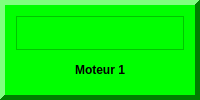
            <widget class="QFrame" name="F7">
             <property name="palette">
              <palette>
               <active>
                <colorrole role="WindowText">
                 <brush brushstyle="SolidPattern">
                  <color alpha="255">
                   <red>0</red>
                   <green>0</green>
                   <blue>0</blue>
                  </color>
                 </brush>
                </colorrole>
                <colorrole role="Button">
                 <brush brushstyle="SolidPattern">
                  <color alpha="255">
                   <red>0</red>
                   <green>255</green>
                   <blue>0</blue>
                  </color>
                 </brush>
                </colorrole>
                <colorrole role="Light">
                 <brush brushstyle="SolidPattern">
                  <color alpha="255">
                   <red>127</red>
                   <green>255</green>
                   <blue>127</blue>
                  </color>
                 </brush>
                </colorrole>
                <colorrole role="Midlight">
                 <brush brushstyle="SolidPattern">
                  <color alpha="255">
                   <red>63</red>
                   <green>255</green>
                   <blue>63</blue>
                  </color>
                 </brush>
                </colorrole>
                <colorrole role="Dark">
                 <brush brushstyle="SolidPattern">
                  <color alpha="255">
                   <red>0</red>
                   <green>127</green>
                   <blue>0</blue>
                  </color>
                 </brush>
                </colorrole>
                <colorrole role="Mid">
                 <brush brushstyle="SolidPattern">
                  <color alpha="255">
                   <red>0</red>
                   <green>170</green>
                   <blue>0</blue>
                  </color>
                 </brush>
                </colorrole>
                <colorrole role="Text">
                 <brush brushstyle="SolidPattern">
                  <color alpha="255">
                   <red>0</red>
                   <green>0</green>
                   <blue>0</blue>
                  </color>
                 </brush>
                </colorrole>
                <colorrole role="BrightText">
                 <brush brushstyle="SolidPattern">
                  <color alpha="255">
                   <red>255</red>
                   <green>255</green>
                   <blue>255</blue>
                  </color>
                 </brush>
                </colorrole>
                <colorrole role="ButtonText">
                 <brush brushstyle="SolidPattern">
                  <color alpha="255">
                   <red>0</red>
                   <green>0</green>
                   <blue>0</blue>
                  </color>
                 </brush>
                </colorrole>
                <colorrole role="Base">
                 <brush brushstyle="SolidPattern">
                  <color alpha="255">
                   <red>255</red>
                   <green>255</green>
                   <blue>255</blue>
                  </color>
                 </brush>
                </colorrole>
                <colorrole role="Window">
                 <brush brushstyle="SolidPattern">
                  <color alpha="255">
                   <red>0</red>
                   <green>255</green>
                   <blue>0</blue>
                  </color>
                 </brush>
                </colorrole>
                <colorrole role="Shadow">
                 <brush brushstyle="SolidPattern">
                  <color alpha="255">
                   <red>0</red>
                   <green>0</green>
                   <blue>0</blue>
                  </color>
                 </brush>
                </colorrole>
                <colorrole role="AlternateBase">
                 <brush brushstyle="SolidPattern">
                  <color alpha="255">
                   <red>127</red>
                   <green>255</green>
                   <blue>127</blue>
                  </color>
                 </brush>
                </colorrole>
                <colorrole role="ToolTipBase">
                 <brush brushstyle="SolidPattern">
                  <color alpha="255">
                   <red>255</red>
                   <green>255</green>
                   <blue>220</blue>
                  </color>
                 </brush>
                </colorrole>
                <colorrole role="ToolTipText">
                 <brush brushstyle="SolidPattern">
                  <color alpha="255">
                   <red>0</red>
                   <green>0</green>
                   <blue>0</blue>
                  </color>
                 </brush>
                </colorrole>
               </active>
               <inactive>
                <colorrole role="WindowText">
                 <brush brushstyle="SolidPattern">
                  <color alpha="255">
                   <red>0</red>
                   <green>0</green>
                   <blue>0</blue>
                  </color>
                 </brush>
                </colorrole>
                <colorrole role="Button">
                 <brush brushstyle="SolidPattern">
                  <color alpha="255">
                   <red>0</red>
                   <green>255</green>
                   <blue>0</blue>
                  </color>
                 </brush>
                </colorrole>
                <colorrole role="Light">
                 <brush brushstyle="SolidPattern">
                  <color alpha="255">
                   <red>127</red>
                   <green>255</green>
                   <blue>127</blue>
                  </color>
                 </brush>
                </colorrole>
                <colorrole role="Midlight">
                 <brush brushstyle="SolidPattern">
                  <color alpha="255">
                   <red>63</red>
                   <green>255</green>
                   <blue>63</blue>
                  </color>
                 </brush>
                </colorrole>
                <colorrole role="Dark">
                 <brush brushstyle="SolidPattern">
                  <color alpha="255">
                   <red>0</red>
                   <green>127</green>
                   <blue>0</blue>
                  </color>
                 </brush>
                </colorrole>
                <colorrole role="Mid">
                 <brush brushstyle="SolidPattern">
                  <color alpha="255">
                   <red>0</red>
                   <green>170</green>
                   <blue>0</blue>
                  </color>
                 </brush>
                </colorrole>
                <colorrole role="Text">
                 <brush brushstyle="SolidPattern">
                  <color alpha="255">
                   <red>0</red>
                   <green>0</green>
                   <blue>0</blue>
                  </color>
                 </brush>
                </colorrole>
                <colorrole role="BrightText">
                 <brush brushstyle="SolidPattern">
                  <color alpha="255">
                   <red>255</red>
                   <green>255</green>
                   <blue>255</blue>
                  </color>
                 </brush>
                </colorrole>
                <colorrole role="ButtonText">
                 <brush brushstyle="SolidPattern">
                  <color alpha="255">
                   <red>0</red>
                   <green>0</green>
                   <blue>0</blue>
                  </color>
                 </brush>
                </colorrole>
                <colorrole role="Base">
                 <brush brushstyle="SolidPattern">
                  <color alpha="255">
                   <red>255</red>
                   <green>255</green>
                   <blue>255</blue>
                  </color>
                 </brush>
                </colorrole>
                <colorrole role="Window">
                 <brush brushstyle="SolidPattern">
                  <color alpha="255">
                   <red>0</red>
                   <green>255</green>
                   <blue>0</blue>
                  </color>
                 </brush>
                </colorrole>
                <colorrole role="Shadow">
                 <brush brushstyle="SolidPattern">
                  <color alpha="255">
                   <red>0</red>
                   <green>0</green>
                   <blue>0</blue>
                  </color>
                 </brush>
                </colorrole>
                <colorrole role="AlternateBase">
                 <brush brushstyle="SolidPattern">
                  <color alpha="255">
                   <red>127</red>
                   <green>255</green>
                   <blue>127</blue>
                  </color>
                 </brush>
                </colorrole>
                <colorrole role="ToolTipBase">
                 <brush brushstyle="SolidPattern">
                  <color alpha="255">
                   <red>255</red>
                   <green>255</green>
                   <blue>220</blue>
                  </color>
                 </brush>
                </colorrole>
                <colorrole role="ToolTipText">
                 <brush brushstyle="SolidPattern">
                  <color alpha="255">
                   <red>0</red>
                   <green>0</green>
                   <blue>0</blue>
                  </color>
                 </brush>
                </colorrole>
               </inactive>
               <disabled>
                <colorrole role="WindowText">
                 <brush brushstyle="SolidPattern">
                  <color alpha="255">
                   <red>0</red>
                   <green>127</green>
                   <blue>0</blue>
                  </color>
                 </brush>
                </colorrole>
                <colorrole role="Button">
                 <brush brushstyle="SolidPattern">
                  <color alpha="255">
                   <red>0</red>
                   <green>255</green>
                   <blue>0</blue>
                  </color>
                 </brush>
                </colorrole>
                <colorrole role="Light">
                 <brush brushstyle="SolidPattern">
                  <color alpha="255">
                   <red>127</red>
                   <green>255</green>
                   <blue>127</blue>
                  </color>
                 </brush>
                </colorrole>
                <colorrole role="Midlight">
                 <brush brushstyle="SolidPattern">
                  <color alpha="255">
                   <red>63</red>
                   <green>255</green>
                   <blue>63</blue>
                  </color>
                 </brush>
                </colorrole>
                <colorrole role="Dark">
                 <brush brushstyle="SolidPattern">
                  <color alpha="255">
                   <red>0</red>
                   <green>127</green>
                   <blue>0</blue>
                  </color>
                 </brush>
                </colorrole>
                <colorrole role="Mid">
                 <brush brushstyle="SolidPattern">
                  <color alpha="255">
                   <red>0</red>
                   <green>170</green>
                   <blue>0</blue>
                  </color>
                 </brush>
                </colorrole>
                <colorrole role="Text">
                 <brush brushstyle="SolidPattern">
                  <color alpha="255">
                   <red>0</red>
                   <green>127</green>
                   <blue>0</blue>
                  </color>
                 </brush>
                </colorrole>
                <colorrole role="BrightText">
                 <brush brushstyle="SolidPattern">
                  <color alpha="255">
                   <red>255</red>
                   <green>255</green>
                   <blue>255</blue>
                  </color>
                 </brush>
                </colorrole>
                <colorrole role="ButtonText">
                 <brush brushstyle="SolidPattern">
                  <color alpha="255">
                   <red>0</red>
                   <green>127</green>
                   <blue>0</blue>
                  </color>
                 </brush>
                </colorrole>
                <colorrole role="Base">
                 <brush brushstyle="SolidPattern">
                  <color alpha="255">
                   <red>0</red>
                   <green>255</green>
                   <blue>0</blue>
                  </color>
                 </brush>
                </colorrole>
                <colorrole role="Window">
                 <brush brushstyle="SolidPattern">
                  <color alpha="255">
                   <red>0</red>
                   <green>255</green>
                   <blue>0</blue>
                  </color>
                 </brush>
                </colorrole>
                <colorrole role="Shadow">
                 <brush brushstyle="SolidPattern">
                  <color alpha="255">
                   <red>0</red>
                   <green>0</green>
                   <blue>0</blue>
                  </color>
                 </brush>
                </colorrole>
                <colorrole role="AlternateBase">
                 <brush brushstyle="SolidPattern">
                  <color alpha="255">
                   <red>0</red>
                   <green>255</green>
                   <blue>0</blue>
                  </color>
                 </brush>
                </colorrole>
                <colorrole role="ToolTipBase">
                 <brush brushstyle="SolidPattern">
                  <color alpha="255">
                   <red>255</red>
                   <green>255</green>
                   <blue>220</blue>
                  </color>
                 </brush>
                </colorrole>
                <colorrole role="ToolTipText">
                 <brush brushstyle="SolidPattern">
                  <color alpha="255">
                   <red>0</red>
                   <green>0</green>
                   <blue>0</blue>
                  </color>
                 </brush>
                </colorrole>
               </disabled>
              </palette>
             </property>
             <property name="frameShape">
              <enum>QFrame::Panel</enum>
             </property>
             <property name="frameShadow">
              <enum>QFrame::Raised</enum>
             </property>
             <property name="lineWidth">
              <number>5</number>
             </property>
             <layout class="QGridLayout" name="gridLayout_10">
              <item row="0" column="0">
               <layout class="QVBoxLayout" name="verticalLayout_14">
                <item>
                 <widget class="QFrame" name="frame">
                  <property name="frameShape">
                   <enum>QFrame::StyledPanel</enum>
                  </property>
                  <property name="frameShadow">
                   <enum>QFrame::Raised</enum>
                  </property>
                  <layout class="QGridLayout" name="gridLayout_15">
                   <item row="0" column="0">
                    <layout class="QHBoxLayout" name="horizontalLayout_14">
                     <item>
                      <widget class="QLabel" name="M11">
                       <property name="text">
                        <string/>
                       </property>
                       <property name="pixmap">
                        <pixmap resource="images.qrc">:/icones/vert</pixmap>
                       </property>
                       <property name="alignment">
                        <set>Qt::AlignCenter</set>
                       </property>
                      </widget>
                     </item>
                     <item>
                      <widget class="QLabel" name="M12">
                       <property name="text">
                        <string/>
                       </property>
                       <property name="pixmap">
                        <pixmap resource="images.qrc">:/icones/rouge</pixmap>
                       </property>
                       <property name="alignment">
                        <set>Qt::AlignCenter</set>
                       </property>
                      </widget>
                     </item>
                     <item>
                      <widget class="QLabel" name="M13">
                       <property name="text">
                        <string/>
                       </property>
                       <property name="pixmap">
                        <pixmap resource="images.qrc">:/icones/rouge</pixmap>
                       </property>
                       <property name="alignment">
                        <set>Qt::AlignCenter</set>
                       </property>
                      </widget>
                     </item>
                    </layout>
                   </item>
                  </layout>
                 </widget>
                </item>
                <item>
                 <widget class="QLabel" name="label_13">
                  <property name="font">
                   <font>
                    <weight>75</weight>
                    <bold>true</bold>
                   </font>
                  </property>
                  <property name="text">
                   <string>Moteur 1</string>
                  </property>
                  <property name="alignment">
                   <set>Qt::AlignCenter</set>
                  </property>
                 </widget>
                </item>
               </layout>
              </item>
             </layout>
            </widget>
